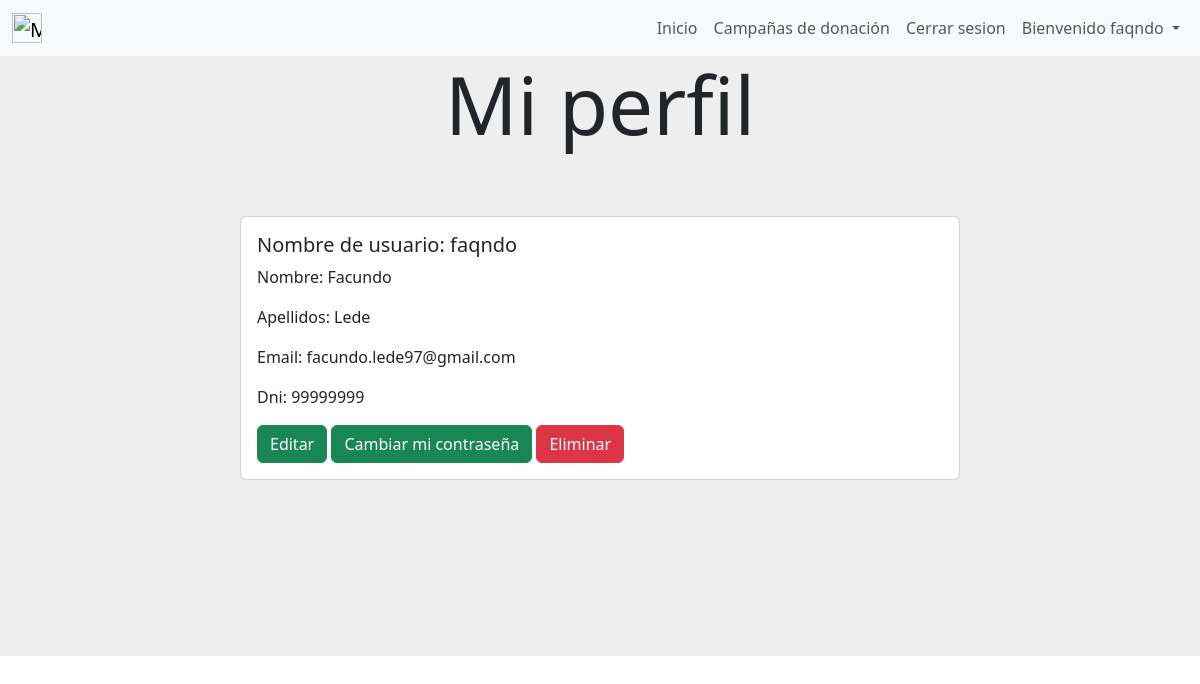
The page /perfil (signed in) on the database as committed earlier.
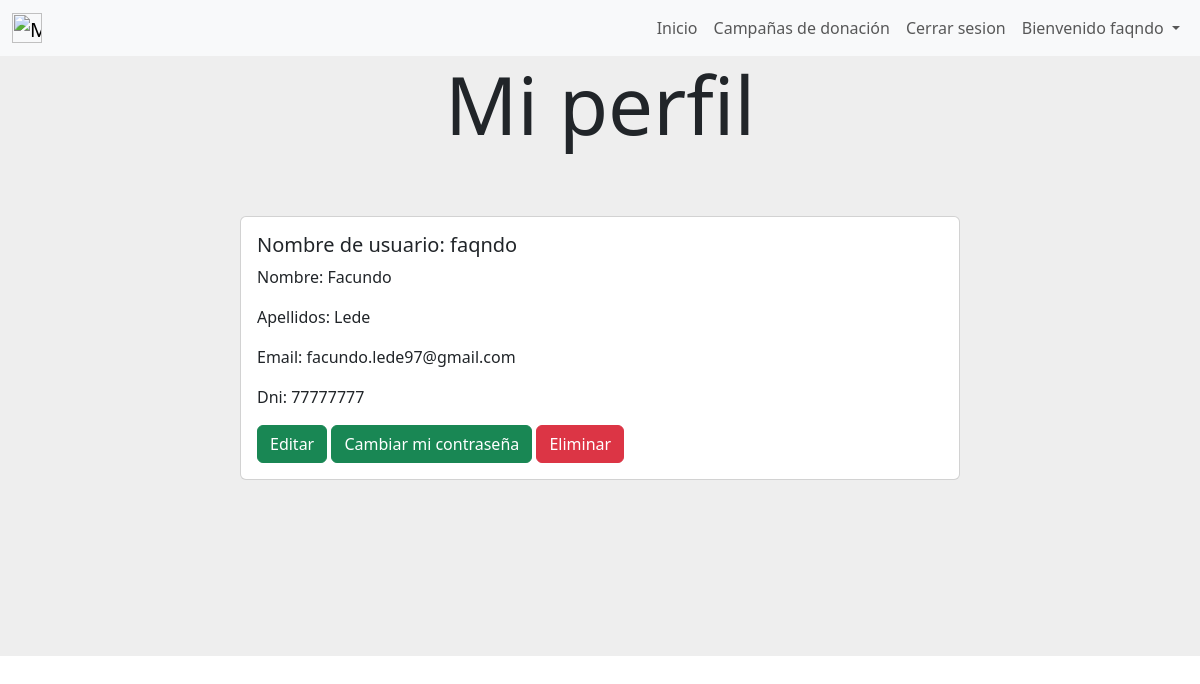
The same page on the database as committed later.
### user/models.py (models this page shows)
class User(AbstractUser):
    dni = models.CharField(max_length=8, unique=True)
    email = models.EmailField(unique=True)

### gestion_de_usuarios/views.py (the view)
# urls.py: path('perfil',views.perfil, name= "perfil"),
def perfil(request):
    usuario=request.user
    return render(request,"gestion_de_usuarios/perfil_usuario.html",{"usuario":usuario})

### gestion_de_usuarios/templates/gestion_de_usuarios/perfil_usuario.html (shortened to what this page needs)
{% extends "gestion_de_usuarios/base.html" %}
{% block content %}
{% if user.is_authenticated %}
<div style="background-color:#eee;height: 20%;text-align: center;">
    <h1 class="display-1">Mi perfil</h1>
</div>
        <div style="background-color: #eee;background-position: center;background-size: cover; align-items: center;justify-content: center;display: flex;">
            <div class="card mb-3 element-home-color" style="width: 60%;">
                <div class="row g-0">
                <div class="col-md-8">
                    <div class="card-body">
                    <h5 class="card-title">Nombre de usuario: {{usuario.username}}</h5>
                    <p class="card-text">Nombre: {{usuario.first_name}}</p>
                    <p class="card-text">Apellidos: {{usuario.last_name}}</p>
                    <p class="card-text">Email: {{usuario.email}}</p>
                    <p class="card-text">Dni: {{usuario.dni}}</p>
                    <a class="btn btn-success" href="{% url 'editar_perfil' %}" style="color:white;">Editar</a>
                    <a class="btn btn-success" href="{% url 'change_password' %}" style="color:white;">Cambiar mi contraseña</a>
                    <a href ="#" class="btn btn-danger" onclick="delete_user()" style="color:white;">Eliminar</a>
                    </div>
                </div>
                </div>
            </div>
        </div>
<div style="background-color:#eee;height: 20%;">
</div>
{% else %}
<img src="https://st.depositphotos.com/31068556/51146/v/600/depositphotos_511461970-stock-illustration-concept-design-of-an-empty.jpg" class="img-fluid rounded-start" alt="..." style="border-radius: 4px;">
{% endif %}
{% endblock %}

### gestion_de_usuarios/templates/gestion_de_usuarios/base.html (shortened to what this page needs)
<nav class="navbar navbar-expand-lg navbar-light bg-light">
    <div class="container-fluid">
        <a class="navbar-brand mt-2 mt-lg-0" href="{% url 'home' %}">
          <img
            src="https://media.discordapp.net/attachments/1084960115909722185/1098246667553218660/image.png?width=970&height=609"
            height="30"
            alt="MDB Logo"
            loading="lazy"
          />
        </a>
        <div>
        <ul class=" navbar-nav me-auto mb-2 mb-lg-0 ">
          <li class="nav-item">
            <a class="nav-link"  href="{% url 'home' %}">Inicio</a>
          </li>
          <li class="nav-item">
            <a class="nav-link"  href="{% url 'ver_campanias_de_donacion' %}">Campañas de donación</a>
          </li>
          {% if user.is_authenticated %}
            <li class="nav-item">
              <a class="nav-link"  href="{% url 'cerrar_sesion' %}">Cerrar sesion</a>
            </li>
            {% if not user.is_superuser %}
            <li class="nav-item dropdown">
              <div class="dropdown">
                <a class="nav-link dropdown-toggle" href="#" role="button" data-bs-toggle="dropdown" aria-expanded="false">
                  Bienvenido {{user.username}}
                </a>
              </div>
            </li>
            {% endif %}
          {% endif %}
        </ul>
      </div>
    </div>
</nav>
    {% block content %}
    {% endblock %}
    <link href="https://cdn.jsdelivr.net/npm/bootstrap@5.3.0-alpha2/dist/css/bootstrap.min.css" rel="stylesheet">

Rows that differ between the two databases and show on the page:
changed User "faqndo": dni "99999999" → "77777777"
